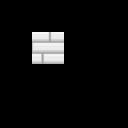

This game map was drawn from its Tiled (.tmx) file and the tilesets committed beside it. A one-line description and the trimmed map source follow:
An orthogonal 4x4 tile map with 32x32 px tiles, 3 tile layers (regions, input_layer, output_layer), 3 tilesets.

<map version="1.10" tiledversion="1.10.1" orientation="orthogonal" renderorder="right-down" width="4" height="4" tilewidth="32" tileheight="32" infinite="0" nextlayerid="4" nextobjectid="1">
 <tileset firstgid="1" source="grass-Layers.tsx" />
 <tileset firstgid="551" source="redWall.tsx" />
 <tileset firstgid="704" source="SilverWall.tsx" />
 <layer id="1" name="regions" width="4" height="4">
  <data>[16 cells, 1 non-empty, 1 distinct tile ids]</data>
 </layer>
 <layer id="2" name="input_layer" width="4" height="4">
  <data>[16 cells, 1 non-empty, 1 distinct tile ids]</data>
 </layer>
 <layer id="3" name="output_layer" width="4" height="4">
  <data>[16 cells, 1 non-empty, 1 distinct tile ids]</data>
 </layer>
</map>
